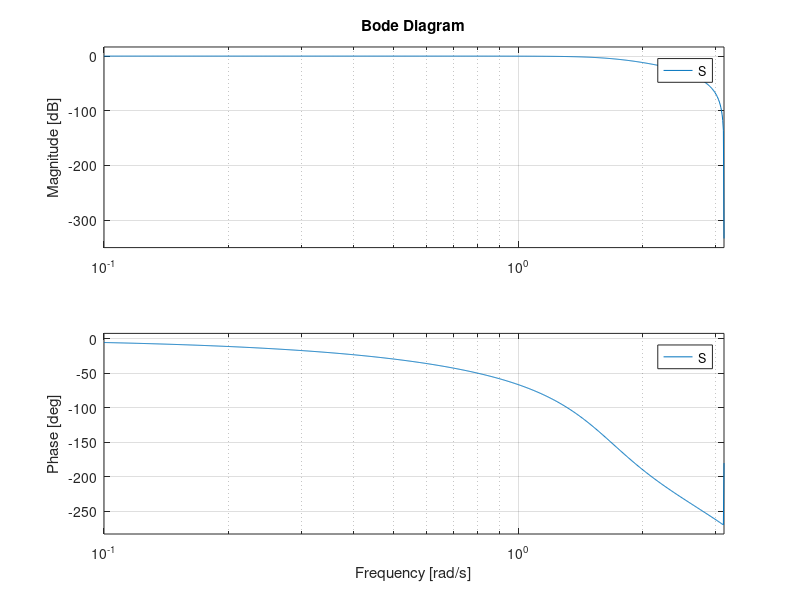

Write the MATLAB code that produced this figure.
pkg load control

L = tf(3e4 * [0.0025 0.1 1], [0.01 1.03 3.03 3.01 1]);
rlocus(L) #Fehler roots: inputs must not contain Inf or NaN, warum?

##filt: ähnliche Funktion wie im signal package
## dort kann man sich z.B. b und a Koeffizienten für einen Filter 
## berechnen lassen

[b,a]=butter(3,0.5)
freqz(b,a)

#nun mit filt die Übertragungsfunktion
S = filt(b,a)
bode(S)
